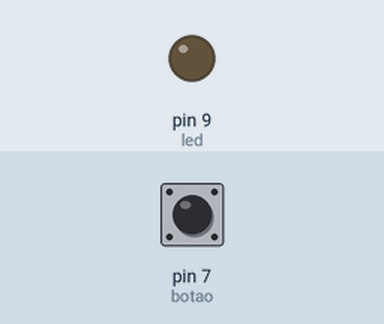
A sketch run on a simulated Arduino Uno, built with avr-gcc and run on an emulated ATmega328P. Parts: output pins drawn as LEDs (lit = HIGH). The inputs (shaded band) are chosen by the test bench; at power-on: pin 7 (botao) LOW.

Above: at 1.2 s.
1.3 s: pin 7 (botao) pulled HIGH for 0.15 s
At 2.0 s:
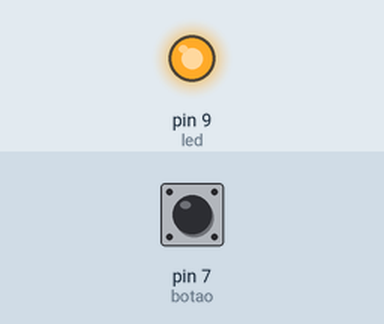
2.9 s: pin 7 (botao) pulled HIGH for 1 s
At 3.2 s:
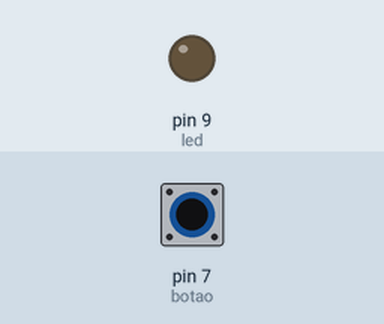
5.4 s: pin 7 (botao) pulled HIGH for 3.2 s
At 6.3 s:
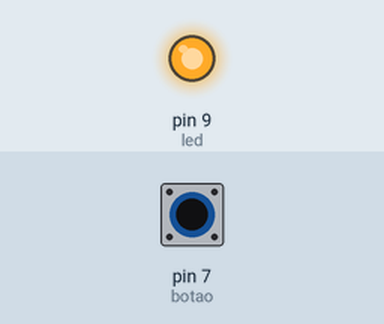
Timing chart, 0 to 8.4 s (numbered marks = the images above; inputs shaded):
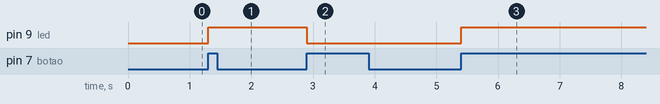

Measured:
- after the input at 1.3 s, pin 9 (led): LOW → HIGH at once
- after the input at 2.9 s, pin 9 (led): HIGH → LOW at once
- after the input at 5.4 s, pin 9 (led): LOW → HIGH at once

The sketch:

Projeto05.2-Botao.ino
```cpp
// Ligando e desligando um LED através do botão (com troca de estado)

// Selecione o pino do LED.
int led = 9;

// Selecione o pino do botão.
int botao = 7;

int valor;
int valorAnterior = LOW;
int estado = LOW;

void setup() {
  pinMode(led, OUTPUT);
  pinMode(botao, INPUT);
}

void loop() {
  // Obtém LOW (botão não pressionado) ou HIGH (pressionado)
  valor = digitalRead(botao);

  if (valor == HIGH && valorAnterior == LOW) {
    estado = !estado;
  }
  digitalWrite(led, estado);
  delay(50);
  valorAnterior = valor;
}
```
